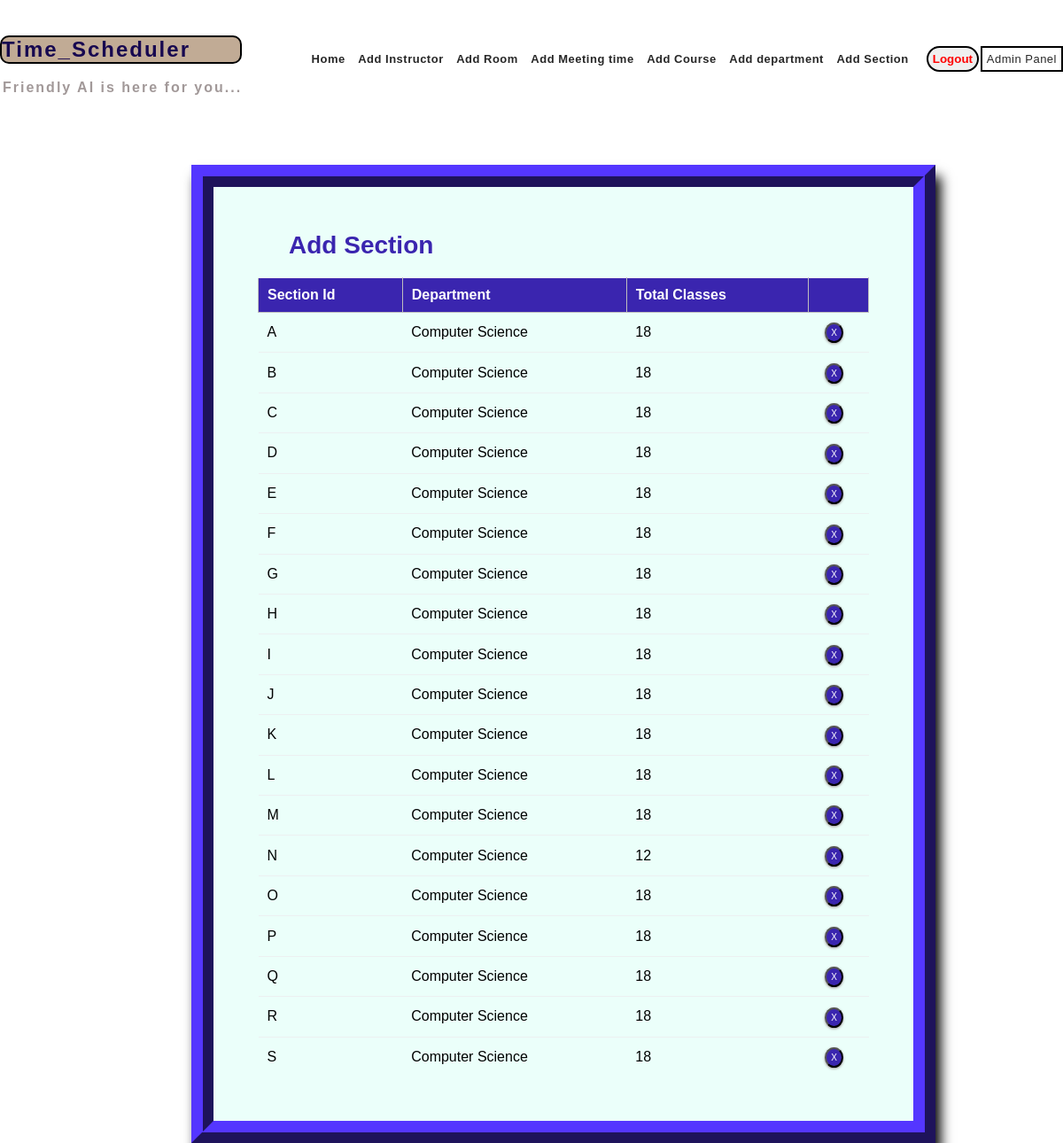
/section_list/, run on the app's committed database.
### mm1/models.py (models this page shows, shortened)
class Section(models.Model):
    section_id = models.CharField(max_length=25, primary_key=True)
    department = models.ForeignKey(Department, on_delete=models.CASCADE)
    num_class_in_week = models.IntegerField(default=0)
    course = models.ForeignKey(Course, on_delete=models.CASCADE, blank=True, null=True)
    meeting_time = models.ForeignKey(MeetingTime, on_delete=models.CASCADE, blank=True, null=True)
    room = models.ForeignKey(Room,on_delete=models.CASCADE, blank=True, null=True)
    instructor = models.ForeignKey(Instructor, on_delete=models.CASCADE, blank=True, null=True)

class Department(models.Model):
    dept_name = models.CharField(max_length=50)
    courses = models.ManyToManyField(Course)
    def __str__(self):
        return self.dept_name

### mm1/views.py (the view)
# urls.py: path('section_list/', views.section_list, name='editsection'),
def section_list(request):
    context = {
        'sections': Section.objects.all()
    }
    return render(request, 'seclist.html', context)

### templates/seclist.html (shortened to what this page needs)
{% extends 'base.html' %} {% block content %} {% load static %}
<fieldset class="fieldset">
  <a href="{% url 'mm1:addsection'%}"
    ><h1 class="tablink" onclick="openPage('new')" id="defaultOpen">
      Add Section
    </h1></a
  >
  <div class="tabcontent" id="edit">
    <table class="table1">
      <thead>
        <tr class="table-headers">
          <th>Section Id</th>
          <th>Department</th>
          <th>Total Classes</th>
          <th class="empty"></th>
        </tr>
      </thead>
      <tbody>
        {% for sec in sections %}
        <tr>
          <td>{{sec.section_id}}</td>
          <td>{{sec.department}}</td>
          <td>{{sec.num_class_in_week }}</td>
          <td class="empty">
            <form
              action="{% url 'mm1:deletesection' sec.section_id %}"
              method="post"
            >
              <input type="submit" value="X" class="cross" />
            </form>
          </td>
        </tr>
        {% endfor %}
      </tbody>
    </table>
  </div>
</fieldset>
{% endblock %}

### static/CSS/style.css (style rules this page uses)
* { margin: 0; padding: 0; box-sizing: border-box; font-family: sans-serif; }
html { scroll-behavior: smooth; }
a { text-decoration: none; }
form { margin-top: 3%; margin-left: 18%; margin-right: 12%; }
fieldset h1 { color: #3a25af; padding-bottom: 20px; margin-left: 35px; display: inline-block; cursor: pointer; font-size: 28px; }
fieldset input { padding: 8px; color: #938c8c; }
.table2 td, th { border: 1px solid rgb(190, 190, 190); padding: 10px 20px; }
.table1 { width: 100%; border-collapse: collapse; text-align: left; overflow: hidden; }
.table1 td, th { border-top: 1px solid #ecf0f1; padding: 10px; }
.table1 th { background-color: #3a25af; color: #fff; }
.cross { border-radius: 50%; font-size: 10px; box-shadow: 0px 1px 3px 0px #9e9292; padding: 4px 5px; color: #fff; background-color: #3a25af; cursor: pointer; }
.fieldset { margin-top: 3%; margin-left: 18%; margin-right: 12%; padding: 50px; border-width: 25px; border-style: ridge; border-color: #3a25af; box-shadow: 6px 13px 13px 0px black; background-color: #ebfffa; }

### data on the page
Section: section_id "A", department "Computer Science", num_class_in_week "18"
Section: section_id "B", department "Computer Science", num_class_in_week "18"
Section: section_id "C", department "Computer Science", num_class_in_week "18"
Section: section_id "D", department "Computer Science", num_class_in_week "18"
Section: section_id "E", department "Computer Science", num_class_in_week "18"
Section: section_id "F", department "Computer Science", num_class_in_week "18"
Section: section_id "G", department "Computer Science", num_class_in_week "18"
Section: section_id "H", department "Computer Science", num_class_in_week "18"
Section: section_id "I", department "Computer Science", num_class_in_week "18"
Section: section_id "J", department "Computer Science", num_class_in_week "18"
Section: section_id "K", department "Computer Science", num_class_in_week "18"
Section: section_id "L", department "Computer Science", num_class_in_week "18"
Section: section_id "M", department "Computer Science", num_class_in_week "18"
Section: section_id "N", department "Computer Science", num_class_in_week "12"
Section: section_id "O", department "Computer Science", num_class_in_week "18"
Section: section_id "P", department "Computer Science", num_class_in_week "18"
Section: section_id "Q", department "Computer Science", num_class_in_week "18"
Section: section_id "R", department "Computer Science", num_class_in_week "18"
Section: section_id "S", department "Computer Science", num_class_in_week "18"
